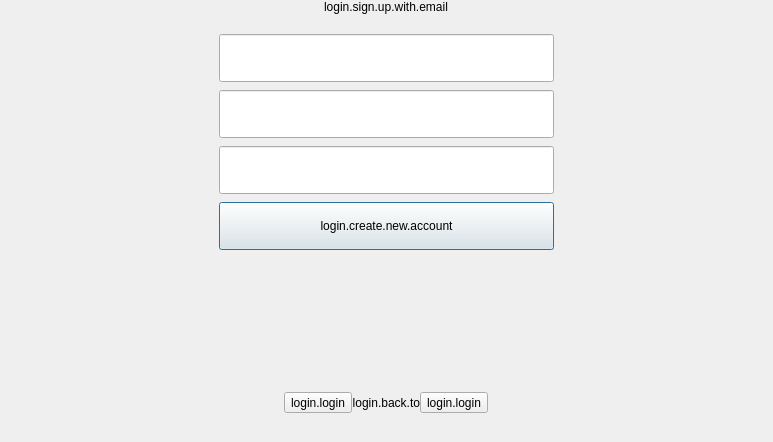
<?xml version="1.0" encoding="UTF-8"?>
<ui version="4.0">
 <class>SignupWithEmailView</class>
 <widget class="QFrame" name="SignupWithEmailView">
  <property name="geometry">
   <rect>
    <x>0</x>
    <y>0</y>
    <width>773</width>
    <height>442</height>
   </rect>
  </property>
  <property name="windowTitle">
   <string>Form</string>
  </property>
  <layout class="QGridLayout" name="gridLayout">
   <property name="leftMargin">
    <number>0</number>
   </property>
   <property name="topMargin">
    <number>0</number>
   </property>
   <property name="rightMargin">
    <number>0</number>
   </property>
   <property name="bottomMargin">
    <number>0</number>
   </property>
   <property name="spacing">
    <number>0</number>
   </property>
   <item row="0" column="0">
    <layout class="QVBoxLayout" name="verticalLayout_3">
     <property name="spacing">
      <number>0</number>
     </property>
     <item>
      <layout class="QHBoxLayout" name="horizontalLayout_3">
       <property name="spacing">
        <number>0</number>
       </property>
       <item>
        <spacer name="horizontalSpacer_3">
         <property name="orientation">
          <enum>Qt::Horizontal</enum>
         </property>
         <property name="sizeType">
          <enum>QSizePolicy::Fixed</enum>
         </property>
         <property name="sizeHint" stdset="0">
          <size>
           <width>219</width>
           <height>20</height>
          </size>
         </property>
        </spacer>
       </item>
       <item>
        <layout class="QVBoxLayout" name="verticalLayout">
         <property name="spacing">
          <number>0</number>
         </property>
         <item>
          <spacer name="verticalSpacer_6">
           <property name="orientation">
            <enum>Qt::Vertical</enum>
           </property>
           <property name="sizeType">
            <enum>QSizePolicy::Fixed</enum>
           </property>
           <property name="sizeHint" stdset="0">
            <size>
             <width>20</width>
             <height>0</height>
            </size>
           </property>
          </spacer>
         </item>
         <item alignment="Qt::AlignHCenter">
          <widget class="QLabel" name="signUpWithEmailLabel">
           <property name="sizePolicy">
            <sizepolicy hsizetype="Preferred" vsizetype="Preferred">
             <horstretch>0</horstretch>
             <verstretch>0</verstretch>
            </sizepolicy>
           </property>
           <property name="text">
            <string>login.sign.up.with.email</string>
           </property>
           <property name="alignment">
            <set>Qt::AlignJustify|Qt::AlignVCenter</set>
           </property>
          </widget>
         </item>
         <item>
          <spacer name="verticalSpacer_7">
           <property name="orientation">
            <enum>Qt::Vertical</enum>
           </property>
           <property name="sizeType">
            <enum>QSizePolicy::Fixed</enum>
           </property>
           <property name="sizeHint" stdset="0">
            <size>
             <width>20</width>
             <height>20</height>
            </size>
           </property>
          </spacer>
         </item>
         <item>
          <widget class="QLineEdit" name="signEmailAddressLineEdit">
           <property name="sizePolicy">
            <sizepolicy hsizetype="Preferred" vsizetype="Preferred">
             <horstretch>0</horstretch>
             <verstretch>0</verstretch>
            </sizepolicy>
           </property>
           <property name="minimumSize">
            <size>
             <width>270</width>
             <height>48</height>
            </size>
           </property>
          </widget>
         </item>
         <item>
          <spacer name="verticalSpacer_8">
           <property name="orientation">
            <enum>Qt::Vertical</enum>
           </property>
           <property name="sizeType">
            <enum>QSizePolicy::Fixed</enum>
           </property>
           <property name="sizeHint" stdset="0">
            <size>
             <width>20</width>
             <height>8</height>
            </size>
           </property>
          </spacer>
         </item>
         <item>
          <widget class="QLineEdit" name="signUsernameLineEdit">
           <property name="sizePolicy">
            <sizepolicy hsizetype="Preferred" vsizetype="Preferred">
             <horstretch>0</horstretch>
             <verstretch>0</verstretch>
            </sizepolicy>
           </property>
           <property name="minimumSize">
            <size>
             <width>270</width>
             <height>48</height>
            </size>
           </property>
          </widget>
         </item>
         <item>
          <spacer name="verticalSpacer_9">
           <property name="orientation">
            <enum>Qt::Vertical</enum>
           </property>
           <property name="sizeType">
            <enum>QSizePolicy::Fixed</enum>
           </property>
           <property name="sizeHint" stdset="0">
            <size>
             <width>20</width>
             <height>8</height>
            </size>
           </property>
          </spacer>
         </item>
         <item>
          <widget class="LoginPasswordLineEdit" name="lineEdit">
           <property name="minimumSize">
            <size>
             <width>270</width>
             <height>48</height>
            </size>
           </property>
          </widget>
         </item>
         <item>
          <spacer name="verticalSpacer_10">
           <property name="orientation">
            <enum>Qt::Vertical</enum>
           </property>
           <property name="sizeType">
            <enum>QSizePolicy::Fixed</enum>
           </property>
           <property name="sizeHint" stdset="0">
            <size>
             <width>20</width>
             <height>8</height>
            </size>
           </property>
          </spacer>
         </item>
         <item>
          <widget class="QPushButton" name="createNewAccountBtn">
           <property name="sizePolicy">
            <sizepolicy hsizetype="Preferred" vsizetype="Fixed">
             <horstretch>0</horstretch>
             <verstretch>0</verstretch>
            </sizepolicy>
           </property>
           <property name="minimumSize">
            <size>
             <width>270</width>
             <height>48</height>
            </size>
           </property>
           <property name="text">
            <string>login.create.new.account</string>
           </property>
           <property name="autoDefault">
            <bool>true</bool>
           </property>
           <property name="default">
            <bool>true</bool>
           </property>
           <property name="flat">
            <bool>false</bool>
           </property>
          </widget>
         </item>
         <item>
          <spacer name="verticalSpacer_5">
           <property name="orientation">
            <enum>Qt::Vertical</enum>
           </property>
           <property name="sizeType">
            <enum>QSizePolicy::Fixed</enum>
           </property>
           <property name="sizeHint" stdset="0">
            <size>
             <width>10</width>
             <height>10</height>
            </size>
           </property>
          </spacer>
         </item>
        </layout>
       </item>
       <item>
        <spacer name="horizontalSpacer_4">
         <property name="orientation">
          <enum>Qt::Horizontal</enum>
         </property>
         <property name="sizeType">
          <enum>QSizePolicy::Fixed</enum>
         </property>
         <property name="sizeHint" stdset="0">
          <size>
           <width>219</width>
           <height>20</height>
          </size>
         </property>
        </spacer>
       </item>
      </layout>
     </item>
     <item>
      <layout class="QHBoxLayout" name="horizontalLayout_5">
       <item>
        <spacer name="horizontalSpacer_8">
         <property name="orientation">
          <enum>Qt::Horizontal</enum>
         </property>
         <property name="sizeType">
          <enum>QSizePolicy::Fixed</enum>
         </property>
         <property name="sizeHint" stdset="0">
          <size>
           <width>75</width>
           <height>20</height>
          </size>
         </property>
        </spacer>
       </item>
       <item>
        <widget class="QLabel" name="signTipsLabel">
         <property name="sizePolicy">
          <sizepolicy hsizetype="Preferred" vsizetype="Preferred">
           <horstretch>0</horstretch>
           <verstretch>0</verstretch>
          </sizepolicy>
         </property>
         <property name="minimumSize">
          <size>
           <width>580</width>
           <height>26</height>
          </size>
         </property>
         <property name="text">
          <string/>
         </property>
         <property name="alignment">
          <set>Qt::AlignCenter</set>
         </property>
        </widget>
       </item>
       <item>
        <spacer name="horizontalSpacer_7">
         <property name="orientation">
          <enum>Qt::Horizontal</enum>
         </property>
         <property name="sizeType">
          <enum>QSizePolicy::Fixed</enum>
         </property>
         <property name="sizeHint" stdset="0">
          <size>
           <width>75</width>
           <height>20</height>
          </size>
         </property>
        </spacer>
       </item>
      </layout>
     </item>
     <item>
      <layout class="QVBoxLayout" name="verticalLayout_4">
       <property name="spacing">
        <number>0</number>
       </property>
       <property name="bottomMargin">
        <number>0</number>
       </property>
       <item>
        <spacer name="verticalSpacer">
         <property name="orientation">
          <enum>Qt::Vertical</enum>
         </property>
         <property name="sizeType">
          <enum>QSizePolicy::Fixed</enum>
         </property>
         <property name="sizeHint" stdset="0">
          <size>
           <width>20</width>
           <height>44</height>
          </size>
         </property>
        </spacer>
       </item>
       <item alignment="Qt::AlignHCenter">
        <widget class="QLabel" name="signupWithLabel">
         <property name="enabled">
          <bool>true</bool>
         </property>
         <property name="sizePolicy">
          <sizepolicy hsizetype="Preferred" vsizetype="Preferred">
           <horstretch>0</horstretch>
           <verstretch>0</verstretch>
          </sizepolicy>
         </property>
         <property name="text">
          <string/>
         </property>
        </widget>
       </item>
      </layout>
     </item>
     <item>
      <layout class="QHBoxLayout" name="horizontalLayout_4">
       <property name="spacing">
        <number>0</number>
       </property>
       <item>
        <spacer name="horizontalSpacer_5">
         <property name="orientation">
          <enum>Qt::Horizontal</enum>
         </property>
         <property name="sizeType">
          <enum>QSizePolicy::Fixed</enum>
         </property>
         <property name="sizeHint" stdset="0">
          <size>
           <width>194</width>
           <height>20</height>
          </size>
         </property>
        </spacer>
       </item>
       <item>
        <layout class="QVBoxLayout" name="verticalLayout_2">
         <property name="spacing">
          <number>0</number>
         </property>
         <item>
          <spacer name="verticalSpacer_4">
           <property name="orientation">
            <enum>Qt::Vertical</enum>
           </property>
           <property name="sizeType">
            <enum>QSizePolicy::Fixed</enum>
           </property>
           <property name="sizeHint" stdset="0">
            <size>
             <width>20</width>
             <height>15</height>
            </size>
           </property>
          </spacer>
         </item>
         <item>
          <layout class="QHBoxLayout" name="horizontalLayout">
           <property name="spacing">
            <number>15</number>
           </property>
          </layout>
         </item>
         <item>
          <spacer name="verticalSpacer_3">
           <property name="orientation">
            <enum>Qt::Vertical</enum>
           </property>
           <property name="sizeType">
            <enum>QSizePolicy::Fixed</enum>
           </property>
           <property name="sizeHint" stdset="0">
            <size>
             <width>20</width>
             <height>33</height>
            </size>
           </property>
          </spacer>
         </item>
         <item>
          <layout class="QHBoxLayout" name="horizontalLayout_2">
           <property name="spacing">
            <number>0</number>
           </property>
           <item>
            <spacer name="horizontalSpacer">
             <property name="orientation">
              <enum>Qt::Horizontal</enum>
             </property>
             <property name="sizeHint" stdset="0">
              <size>
               <width>95</width>
               <height>20</height>
              </size>
             </property>
            </spacer>
           </item>
           <item>
            <widget class="QToolButton" name="signLoginBtn_2">
             <property name="text">
              <string>login.login</string>
             </property>
            </widget>
           </item>
           <item alignment="Qt::AlignRight">
            <widget class="QLabel" name="signBackToLabel">
             <property name="sizePolicy">
              <sizepolicy hsizetype="Preferred" vsizetype="Preferred">
               <horstretch>0</horstretch>
               <verstretch>0</verstretch>
              </sizepolicy>
             </property>
             <property name="text">
              <string>login.back.to</string>
             </property>
             <property name="alignment">
              <set>Qt::AlignRight|Qt::AlignTrailing|Qt::AlignVCenter</set>
             </property>
            </widget>
           </item>
           <item>
            <widget class="QToolButton" name="signLoginBtn">
             <property name="sizePolicy">
              <sizepolicy hsizetype="Preferred" vsizetype="Preferred">
               <horstretch>0</horstretch>
               <verstretch>0</verstretch>
              </sizepolicy>
             </property>
             <property name="text">
              <string>login.login</string>
             </property>
             <property name="toolButtonStyle">
              <enum>Qt::ToolButtonTextOnly</enum>
             </property>
            </widget>
           </item>
           <item>
            <spacer name="horizontalSpacer_2">
             <property name="orientation">
              <enum>Qt::Horizontal</enum>
             </property>
             <property name="sizeHint" stdset="0">
              <size>
               <width>95</width>
               <height>20</height>
              </size>
             </property>
            </spacer>
           </item>
          </layout>
         </item>
         <item>
          <spacer name="verticalSpacer_2">
           <property name="orientation">
            <enum>Qt::Vertical</enum>
           </property>
           <property name="sizeType">
            <enum>QSizePolicy::Preferred</enum>
           </property>
           <property name="sizeHint" stdset="0">
            <size>
             <width>20</width>
             <height>40</height>
            </size>
           </property>
          </spacer>
         </item>
        </layout>
       </item>
       <item>
        <spacer name="horizontalSpacer_6">
         <property name="orientation">
          <enum>Qt::Horizontal</enum>
         </property>
         <property name="sizeType">
          <enum>QSizePolicy::Fixed</enum>
         </property>
         <property name="sizeHint" stdset="0">
          <size>
           <width>194</width>
           <height>10</height>
          </size>
         </property>
        </spacer>
       </item>
      </layout>
     </item>
    </layout>
   </item>
  </layout>
 </widget>
 <customwidgets>
  <customwidget>
   <class>LoginPasswordLineEdit</class>
   <extends>QLineEdit</extends>
   <header>login-password-lineEdit.hpp</header>
  </customwidget>
 </customwidgets>
 <resources/>
 <connections/>
</ui>
